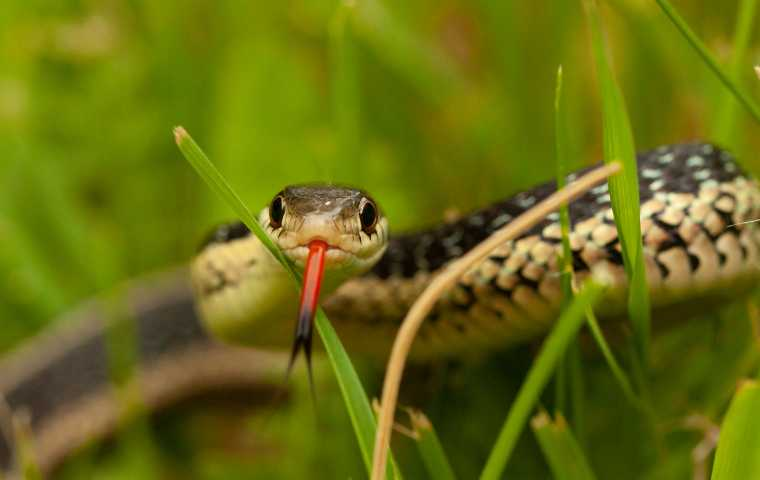
#> input picture python/steganography/snake.jpg, 760 x 480 px
$ python final.py
#> lines starting #> are read from the running program, lines starting #| are printed output that depends on the picture
# The code will change portions of the image to red and brighten the overall image

from PIL import Image


def change_color():
    for y in range(10, 100):
        for x in range(100, 150):
            new_pixel = (255, 0, 0)
            new_pixel_map[x, y] = new_pixel
    for y in range(10, 100):
        for x in range(300, 350):
            new_pixel = (255, 0, 0)
            new_pixel_map[x, y] = new_pixel

    for y in range(150, 200):
        for x in range(50, 100):
            new_pixel = (255, 0, 0)
            new_pixel_map[x, y] = new_pixel
    for y in range(200, 250):
        for x in range(100, 150):
            new_pixel = (255, 0, 0)
            new_pixel_map[x, y] = new_pixel
    for y in range(200, 250):
        for x in range(150, 200):
            new_pixel = (255, 0, 0)
            new_pixel_map[x, y] = new_pixel
    for y in range(200, 250):
        for x in range(200, 250):
            new_pixel = (255, 0, 0)
            new_pixel_map[x, y] = new_pixel
    for y in range(200, 250):
        for x in range(250, 300):
            new_pixel = (255, 0, 0)
            new_pixel_map[x, y] = new_pixel
    for y in range(200, 250):
        for x in range(300, 350):
            new_pixel = (255, 0, 0)
            new_pixel_map[x, y] = new_pixel
    for y in range(150, 200):
        for x in range(350, 400):
            new_pixel = (255, 0, 0)
            new_pixel_map[x, y] = new_pixel

def change_brightness():
    brightness_scalar = 1.5
    for y in range(height):
        for x in range(width):
            original_pixel = original_pixel_map[x, y]
            new_pixel = (int(original_pixel[0]*brightness_scalar), int(original_pixel[1]*brightness_scalar), int(original_pixel[2]*brightness_scalar))
            new_pixel_map[x, y] = new_pixel


filename = "snake.jpg"
filepath = f"./{filename}"
print(f"The image file path is: {filepath}")

original_image = Image.open(filepath)
#> original_image is the input picture: PIL image 760x480 RGB; mean R, G, B 104.8, 109, 18.3
width, height = original_image.size
#> width = 760; height = 480
mode = original_image.mode
#> mode = 'RGB'

original_pixel_map = original_image.load()
new_image = Image.new(mode, (width, height))
#> new_image: PIL image 760x480 RGB; every value is 0
new_pixel_map = new_image.load()


for col in range(height):
    for row in range(width):
        new_pixel_map[row, col] = original_pixel_map[row, col]


change_brightness()
change_color()


new_filename = "modified_snake.png"
new_filepath = f"./{new_filename}"
new_image.save(new_filepath)
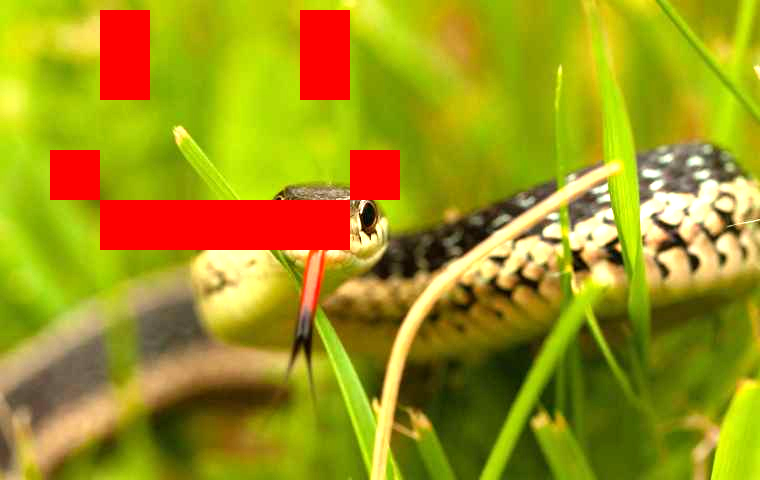
#> saved as modified_snake.png: PIL image 760x480 RGB; mean R, G, B 159.7, 148.5, 25.2

$ run again, with python/steganography/starr_bears.jpg copied over python/steganography/snake.jpg
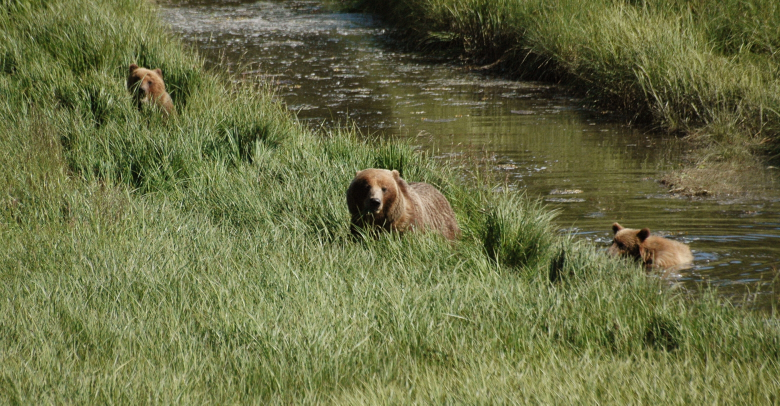
#> input picture python/steganography/starr_bears.jpg, 1560 x 811 px (shown at 1/2 size)
#> original_image is the input picture: PIL image 1560x811 RGB; mean R, G, B 105.2, 109.3, 67.1
#> new_image: PIL image 1560x811 RGB; every value is 0
#> `new_image.save(new_filepath)`:
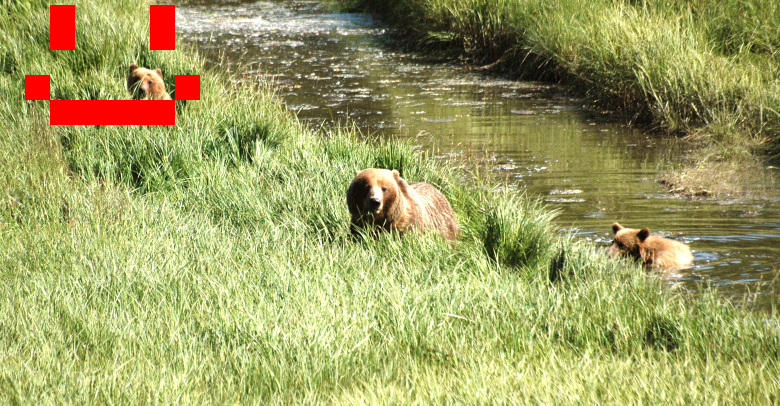
#> saved as modified_snake.png: PIL image 1560x811 RGB (shown at 1/2 size); mean R, G, B 159.1, 159.6, 98.6
